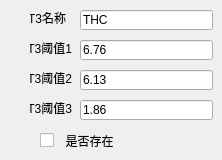
      <widget class="QWidget" name="tab3">
       <attribute name="title">
        <string>试剂条3</string>
       </attribute>
       <widget class="QLineEdit" name="CH3_threshold3">
        <property name="geometry">
         <rect>
          <x>80</x>
          <y>100</y>
          <width>133</width>
          <height>20</height>
         </rect>
        </property>
        <property name="text">
         <string>1.86</string>
        </property>
       </widget>
       <widget class="QLineEdit" name="CH3_name">
        <property name="geometry">
         <rect>
          <x>80</x>
          <y>10</y>
          <width>133</width>
          <height>20</height>
         </rect>
        </property>
        <property name="text">
         <string>THC</string>
        </property>
       </widget>
       <widget class="QLabel" name="CH3_label2">
        <property name="geometry">
         <rect>
          <x>30</x>
          <y>40</y>
          <width>42</width>
          <height>16</height>
         </rect>
        </property>
        <property name="text">
         <string>T3阈值1</string>
        </property>
        <property name="alignment">
         <set>Qt::AlignRight|Qt::AlignTrailing|Qt::AlignVCenter</set>
        </property>
       </widget>
       <widget class="QLineEdit" name="CH3_threshold1">
        <property name="geometry">
         <rect>
          <x>80</x>
          <y>40</y>
          <width>133</width>
          <height>20</height>
         </rect>
        </property>
        <property name="text">
         <string>6.76</string>
        </property>
       </widget>
       <widget class="QLineEdit" name="CH3_threshold2">
        <property name="geometry">
         <rect>
          <x>80</x>
          <y>70</y>
          <width>133</width>
          <height>20</height>
         </rect>
        </property>
        <property name="text">
         <string>6.13</string>
        </property>
       </widget>
       <widget class="QCheckBox" name="CheckBox3">
        <property name="geometry">
         <rect>
          <x>40</x>
          <y>130</y>
          <width>101</width>
          <height>21</height>
         </rect>
        </property>
        <property name="text">
         <string>  是否存在</string>
        </property>
       </widget>
       <widget class="QLabel" name="CH3_label3">
        <property name="geometry">
         <rect>
          <x>30</x>
          <y>70</y>
          <width>42</width>
          <height>16</height>
         </rect>
        </property>
        <property name="text">
         <string>T3阈值2</string>
        </property>
        <property name="alignment">
         <set>Qt::AlignRight|Qt::AlignTrailing|Qt::AlignVCenter</set>
        </property>
       </widget>
       <widget class="QLabel" name="CH3_label4">
        <property name="geometry">
         <rect>
          <x>30</x>
          <y>100</y>
          <width>42</width>
          <height>16</height>
         </rect>
        </property>
        <property name="text">
         <string>T3阈值3</string>
        </property>
        <property name="alignment">
         <set>Qt::AlignRight|Qt::AlignTrailing|Qt::AlignVCenter</set>
        </property>
       </widget>
       <widget class="QLabel" name="CH3_label1">
        <property name="geometry">
         <rect>
          <x>30</x>
          <y>10</y>
          <width>36</width>
          <height>16</height>
         </rect>
        </property>
        <property name="text">
         <string>T3名称</string>
        </property>
        <property name="alignment">
         <set>Qt::AlignRight|Qt::AlignTrailing|Qt::AlignVCenter</set>
        </property>
       </widget>
      </widget>
